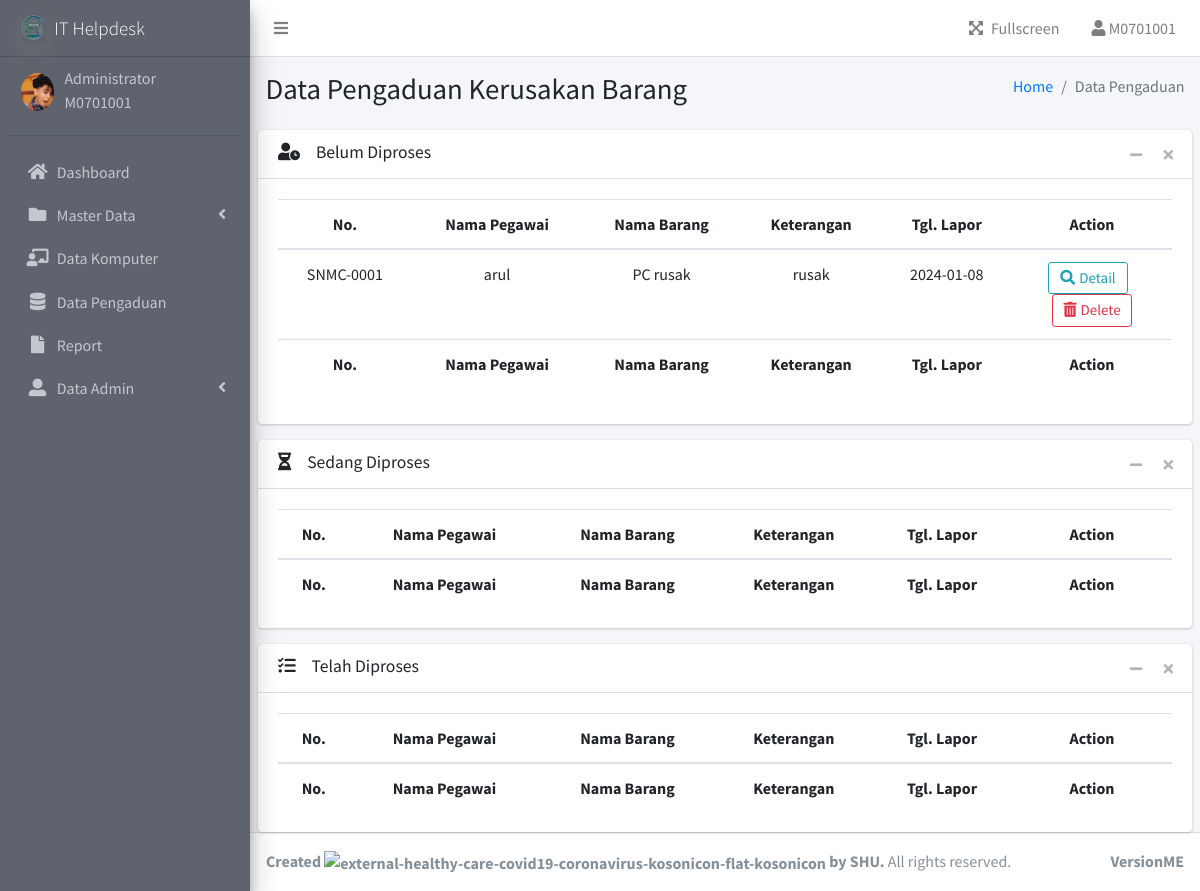
The page /admin/data-pengaduan.php (signed in) on the database as committed earlier.
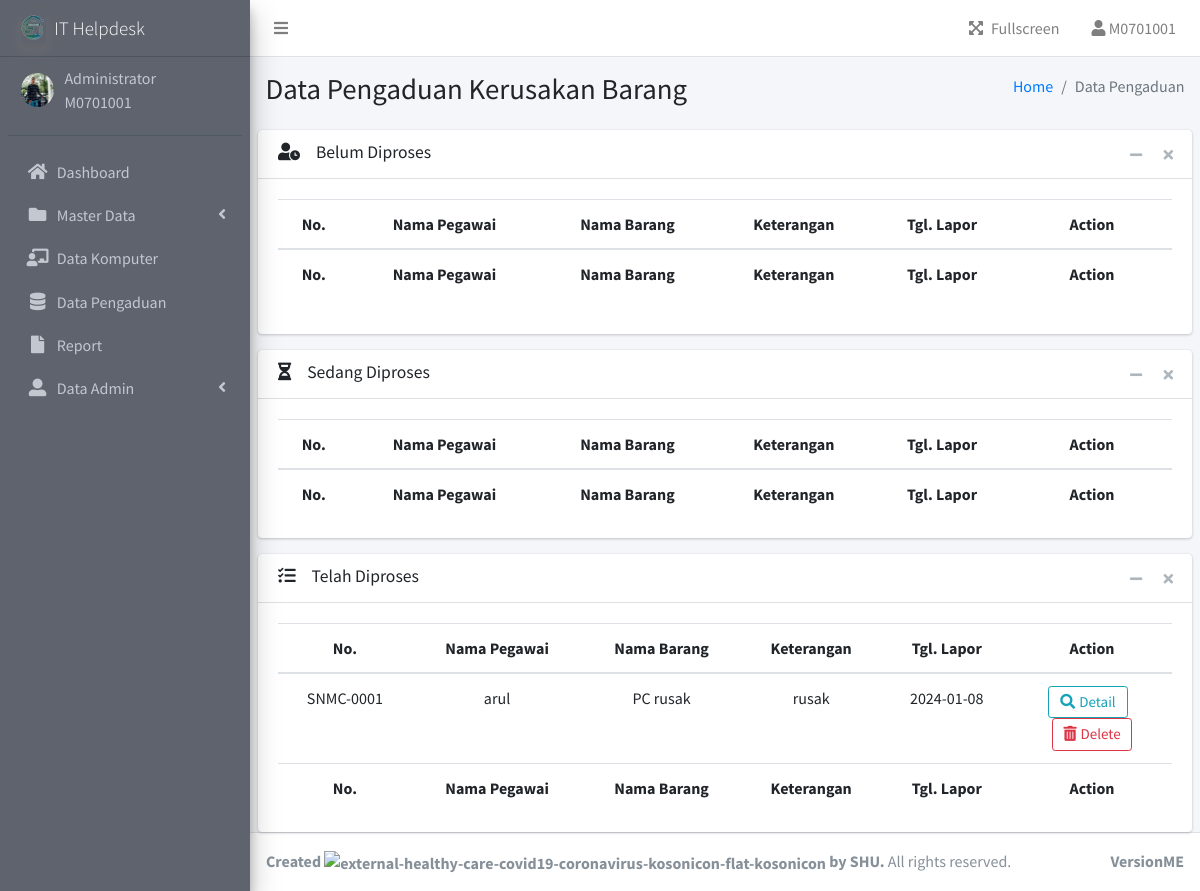
The same page on the database as committed later.
### tables this page shows
CREATE TABLE `user` (
  `user_id` varchar(16) NOT NULL,
  `username` varchar(20) NOT NULL,
  `password` varchar(255) NOT NULL,
  `Role` varchar(30) NOT NULL,
  `img` varchar(255) NOT NULL,
  `status` tinyint(4) NOT NULL
);

CREATE TABLE `pengaduan` (
  `id` varchar(9) NOT NULL,
  `n_pelapor` varchar(30) NOT NULL,
  `j_pelapor` varchar(30) NOT NULL,
  `d_pelapor` varchar(30) NOT NULL,
  `n_barang` varchar(30) NOT NULL,
  `ket` varchar(100) NOT NULL,
  `status` text NOT NULL,
  `ket_petugas` varchar(100) NOT NULL,
  `tgl_lapor` date NOT NULL
);

### function.php (called while the page is built, shortened)
<?php
$db_host = "localhost";
$db_user = "root";
$db_pass = "";
$db_name = "db_helpdesk";
$conn = mysqli_connect($db_host, $db_user, $db_pass, $db_name);
function query($query)
{
    global $conn;
    $result = mysqli_query($conn, $query);
    $rows = [];
    while ($row = mysqli_fetch_assoc($result)) {
        $rows[] = $row;
    }
    return $rows;
}

### admin/data-pengaduan.php (the view, shortened to what the changed rows need)
<?php
include "templates/header.php";
include "templates/sidebar.php"
?>
<div class="content-wrapper">
  <section class="content-header">
    <div class="container-fluid">
      <div class="row mb-2">
        <div class="col-sm-6">
          <h1>Data Pengaduan Kerusakan Barang</h1>
        </div>
      </div>
    </div>
  </section>
  <section class="content">
    <div class="card">
      <div class="card-body">
        <div class="table-responsive">
          <table class="table table-hover" id="table" width="100%">
            <thead align="center">
              <th>No.</th>
              <th>Nama Pegawai</th>
              <th>Nama Barang</th>
              <th>Keterangan</th>
              <th>Tgl. Lapor</th>
              <th width="160">Action</th>
            </thead>
            <tbody align="center">
              <?php
              $data = query("SELECT * FROM pengaduan WHERE status='Sedang diajukan'");
              foreach ($data as $d) :
              ?>
                <tr>
                  <td><?= $d['id']; ?></td>
                  <td><?= $d['n_pelapor']; ?></td>
                  <td><?= $d['n_barang']; ?></td>
                  <td><?= $d['ket']; ?></td>
                  <td><?= $d['tgl_lapor']; ?></td>
                  <td><a href="detail-pengaduan.php?id=<?= $d['id']; ?>" class="btn btn-sm btn-outline-info mr-2" style="font-size: 15px; width: 80px;"><i class="fas fa-search mr-1"></i>Detail</a>
                    <a href="delete-pengaduan.php?id=<?= $d['id']; ?>" class="btn btn-sm btn-outline-danger" style="font-size: 15px; width: 80px;"><i class="fas fa-trash-alt mr-1"></i>Delete</a>
                  </td>
                </tr>
              <?php
              endforeach;
              ?>
            </tbody>
            <tfoot align="center">
              <th>No.</th>
              <th>Nama Pegawai</th>
              <th>Nama Barang</th>
              <th>Keterangan</th>
              <th>Tgl. Lapor</th>
              <th>Action</th>
            </tfoot>
          </table>
        </div>
      </div>
    </div>
    <div class="card">
      <div class="card-body">
        <div class="table">
          <table class="table-hover" id="table2" width="100%">
            <thead align="center">
              <th>No.</th>
              <th>Nama Pegawai</th>
              <th>Nama Barang</th>
              <th>Keterangan</th>
              <th>Tgl. Lapor</th>
              <th width="160px">Action</th>
            </thead>
            <tfoot align="center">
              <th>No.</th>
              <th>Nama Pegawai</th>
              <th>Nama Barang</th>
              <th>Keterangan</th>
              <th>Tgl. Lapor</th>
              <th>Action</th>
            </tfoot>
          </table>
        </div>
      </div>
    </div>
    <div class="card mb-auto">
      <div class="card-body">
        <div class="table">
          <table class="table-hover" id="table3" width="100%">
            <thead align="center">
              <th>No.</th>
              <th>Nama Pegawai</th>
              <th>Nama Barang</th>
              <th>Keterangan</th>
              <th>Tgl. Lapor</th>
              <th width="160">Action</th>
            </thead>
            <tbody align="center">
              <?php
              $data = query("SELECT * FROM pengaduan WHERE status='Selesai diproses'");
              foreach ($data as $d) :
              ?>
                <tr>
                  <td><?= $d['id']; ?></td>
                  <td><?= $d['n_pelapor']; ?></td>
                  <td><?= $d['n_barang']; ?></td>
                  <td><?= $d['ket']; ?></td>
                  <td><?= $d['tgl_lapor']; ?></td>
                  <td><a href="detail-pengaduan.php?id=<?= $d['id']; ?>" class="btn btn-sm btn-outline-info mr-2" style="font-size: 15px; width: 80px;"><i class="fas fa-search mr-1"></i>Detail</a>
                    <a href="delete-pengaduan.php?id=<?= $d['id']; ?>" class="btn btn-sm btn-outline-danger" style="font-size: 15px; width: 80px;"><i class="fas fa-trash-alt mr-1"></i>Delete</a>
                  </td>
                </tr>
              <?php
              endforeach;
              ?>
            </tbody>
            <tfoot align="center">
              <th>No.</th>
              <th>Nama Pegawai</th>
              <th>Nama Barang</th>
              <th>Keterangan</th>
              <th>Tgl. Lapor</th>
              <th>Action</th>
            </tfoot>
          </table>
        </div>
      </div>
    </div>
  </section>
</div>
<?php
include "templates/footer.php";
?>

### admin/templates/header.php (shortened to what the changed rows need)
<?php
include '../function.php';
?>
<!DOCTYPE html>
<html lang="en">
<head>
  <link rel="stylesheet" href="../assets/plugins/fontawesome-free/css/all.min.css">
  <link rel="stylesheet" href="../assets/plugins/datatables-bs4/css/dataTables.bootstrap4.min.css">
  <link rel="stylesheet" href="../assets/plugins/datatables-buttons/css/buttons.bootstrap4.min.css">
  <link rel="stylesheet" href="../assets/plugins/datatables-responsive/css/responsive.bootstrap4.min.css">
  <link rel="stylesheet" href="../assets/dist/css/adminlte.min.css">
  <link rel="stylesheet" href="../assets/plugins/jquery-ui/jquery-ui.min.css">
</head>
<body class="hold-transition sidebar-mini">
  <div class="wrapper">
    <aside class="main-sidebar sidebar-dark-primary elevation-4">
      <div class="sidebar">
        <div class="user-panel mt-3 pb-3 mb-3 d-flex">
          <div class="image">
            <?php
            $id = $_SESSION["login"]["user_id"];
            $data = query("SELECT * FROM user WHERE user_id = '$id'")[0];
            ?>
            <img src="../assets/img/profile/<?= $data['img']; ?> " class="img-circle" alt="User Image">
          </div>
        </div>

Rows that differ between the two databases and show on the page:
changed user: img: a different picture
changed pengaduan "SNMC-0001": moves from the list under "Belum Diproses" to the list under "Telah Diproses"
